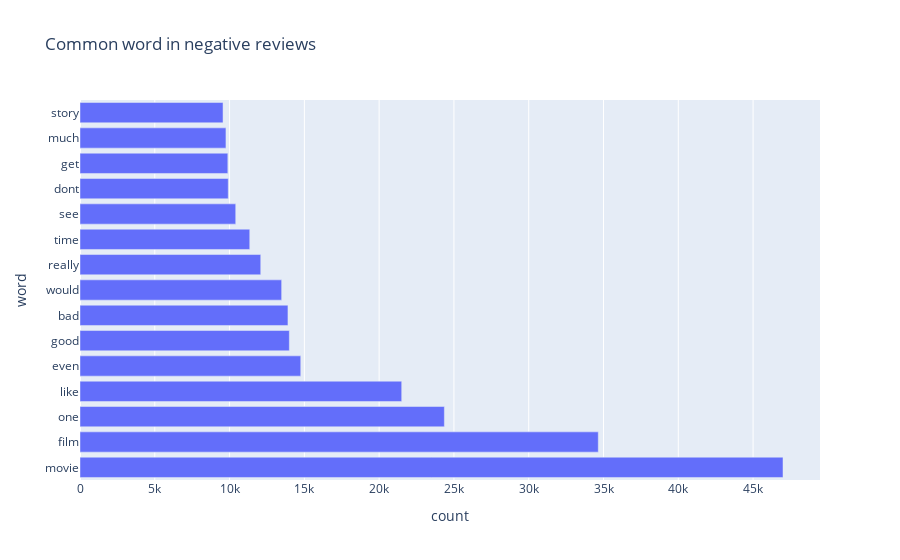

This figure's notebook cell:
### Code cell
px.bar(negative_words, x = 'count', y = 'word', title = 'Common word in negative reviews')

### Figure 1 — Plotly figure (JSON) as saved in the notebook; plotly's stock layout.template omitted (floating-point values rounded to 4 significant figures)
{"data": [{"alignmentgroup": "True", "hovertemplate": "count=%{x}<br>word=%{y}<extra></extra>", "legendgroup": "", "marker": {"color": "#636efa", "pattern": {"shape": ""}}, "name": "", "offsetgroup": "", "orientation": "h", "showlegend": false, "textposition": "auto", "type": "bar", "x": [47001, 34651, 24361, 21508, 14759, 13995, 13903, 13482, 12084, 11349, 10412, 9912, 9884, 9758, 9563], "xaxis": "x", "y": ["movie", "film", "one", "like", "even", "good", "bad", "would", "really", "time", "see", "dont", "get", "much", "story"], "yaxis": "y"}], "layout": {"autosize": true, "barmode": "relative", "legend": {"tracegroupgap": 0}, "title": {"text": "Common word in negative reviews"}, "xaxis": {"anchor": "y", "autorange": true, "domain": [0, 1], "range": [0, 49470.0], "title": {"text": "count"}, "type": "linear"}, "yaxis": {"anchor": "x", "autorange": true, "domain": [0, 1], "range": [-0.5, 14.5], "title": {"text": "word"}, "type": "category"}}}
